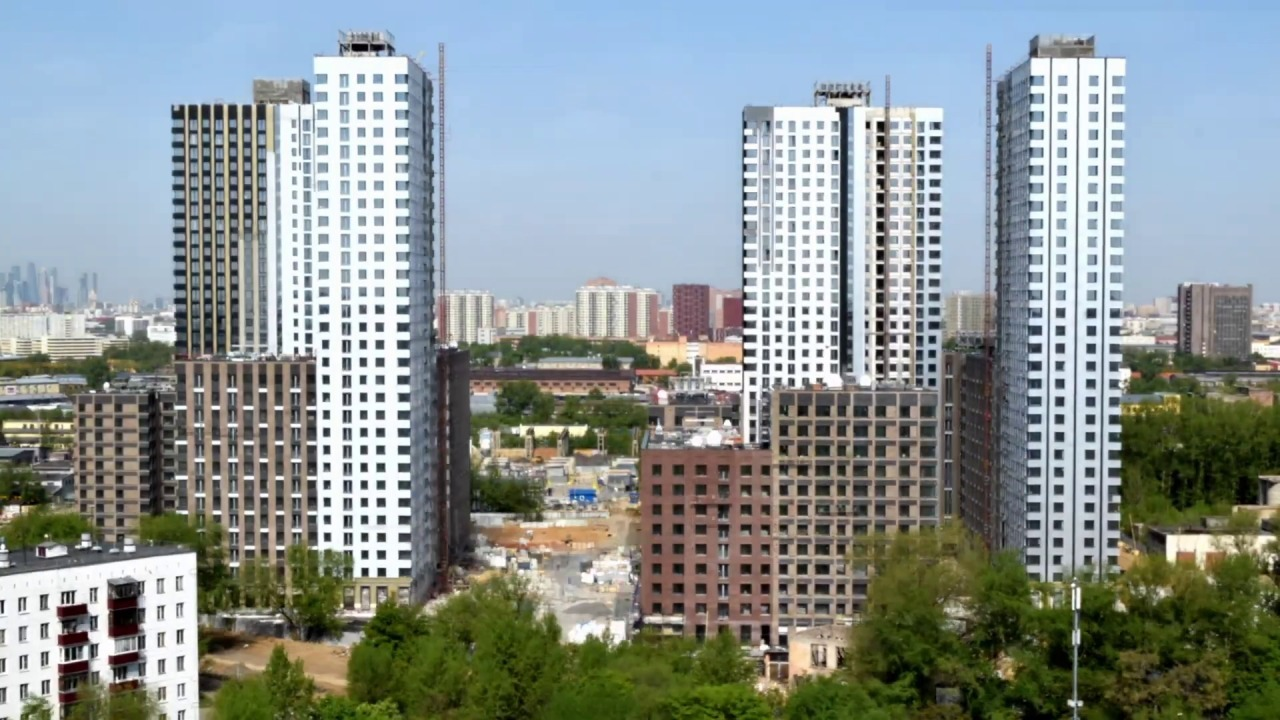
#> input picture predictions/20260925_212142/frames/example1.jpg, 1280 x 720 px; its folder holds only this picture in this run
$ python -i embeddings.py   (imports and definitions only)
#> lines starting #> are read from the running program, lines starting #| are printed output that depends on the picture
from __future__ import annotations

import logging
import threading
from concurrent.futures import ThreadPoolExecutor
from dataclasses import dataclass
from pathlib import Path
from typing import Callable, Sequence

import numpy as np

from ..config import EMBED_DIM, MAX_EMBED_IMAGES, REFERENCE_DIR
from .project import Project

log = logging.getLogger(__name__)
ProgressFn = Callable[[str, float], None]

DINO_MODEL = "dinov2_vits14_reg"
DINO_SIZE = (252, 448)
# Decoding thousands of JPEGs is latency bound, so images are read in parallel.
IO_WORKERS = 12
LOAD_TIMEOUT = 45.0
DINO_CPU_LIMIT = 1500
BRIDGE_ANCHORS = 6000


MIN_ANCHORS = 0.2


@dataclass
class Embeddings:
    names: list[str]
    z: np.ndarray  # (N, D) L2-normalised working space
    z2d: np.ndarray | None  # (N, 2) cached projection, may contain NaN rows
    backend: str
    known: np.ndarray | None = None  # rows taken verbatim from the DINOv2 cache

    def index_of(self) -> dict[str, int]:
        return {name: i for i, name in enumerate(self.names)}


def l2_normalize(a: np.ndarray) -> np.ndarray:
    return a / (np.linalg.norm(a, axis=1, keepdims=True) + 1e-8)


# [80 lines left out: functions build_workspace, _read_reference_npz, _load_reference_cache, not called in this run]


@dataclass
class Reference:
    """Whatever the shipped DINOv2 cache knows about this project's images."""

    z: np.ndarray  # (N, 128), rows outside `known` are zero
    z2d: np.ndarray | None  # (N, 2), rows outside `known` are NaN
    known: np.ndarray  # bool mask

    @property
    def coverage(self) -> float:
        return float(self.known.mean()) if len(self.known) else 0.0


# [40 lines left out: functions _from_reference, bridge, not called in this run]


# ------------------------------------------------------------------- DINOv2
_dino_available: bool | None = None


# [65 lines left out: functions _load_dino, _dino_features, not called in this run]


GRID = 12
DESCRIPTOR_DIM = GRID * GRID + 48 + 16


def _describe(path: Path) -> np.ndarray:
    """Cheap deterministic descriptor: tone map + colour histograms + edge profile."""
    from PIL import Image

    try:
        img = Image.open(path)
#> img is the input picture: PIL image 1280x720 RGB; mean R, G, B 137.5, 146.5, 144.9
        img.draft("RGB", (64, 64))  # JPEG decodes at 1/8 scale — same descriptor, less work
        arr = np.asarray(img.convert("RGB").resize((64, 64)), dtype=np.float32) / 255.0
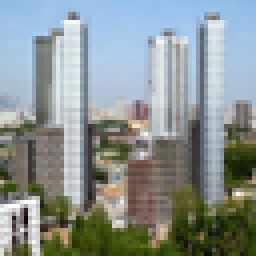
#> arr: shape (64, 64, 3) float32 (shown 4 times larger); mean R, G, B 0.539, 0.574, 0.568
    except (OSError, ValueError):
        return np.zeros(DESCRIPTOR_DIM, dtype=np.float32)

    gray = arr.mean(axis=2)
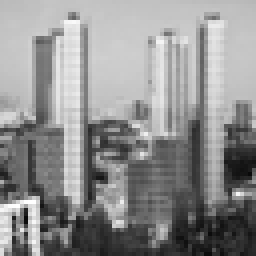
#> gray: shape (64, 64) float32 (shown 4 times larger); min 0.0379, max 1, mean 0.561
    blocks = gray[: (64 // GRID) * GRID, : (64 // GRID) * GRID]
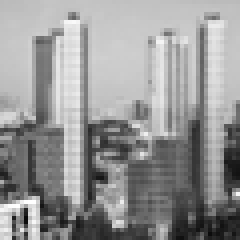
#> blocks: shape (60, 60) float32 (shown 4 times larger); min 0.0379, max 1, mean 0.586
    tone = blocks.reshape(GRID, blocks.shape[0] // GRID, GRID, blocks.shape[1] // GRID).mean(axis=(1, 3)).ravel()
#> tone = 144 values, max 0.868 at index 15, min 0.147 at index 143, mean 0.586

    hist = np.concatenate(
        [np.histogram(arr[..., c], bins=16, range=(0, 1), density=True)[0] for c in range(3)]
    )
#> hist = 48 values, max 4.23 at index 28, min 0.0156 at index 16, mean 1
    gx = np.abs(np.diff(gray, axis=1)).mean(axis=1)
#> gx = 64 values, max 0.127 at index 54, min 0.00203 at index 1, mean 0.0742
    gy = np.abs(np.diff(gray, axis=0)).mean(axis=0)
#> gy = 64 values, max 0.081 at index 0, min 0.0231 at index 49, mean 0.0495
    edges = np.concatenate([gx.reshape(8, -1).mean(axis=1), gy.reshape(8, -1).mean(axis=1)])
#> edges = [0.0163, 0.0625, 0.063, 0.0887, 0.0887, 0.0785, 0.105, 0.0913, 0.0656, 0.0522, 0.0446, 0.0615, 0.0491, 0.0371, 0.0391, 0.0467]

    return np.nan_to_num(np.concatenate([tone, hist, edges]).astype(np.float32))


# [31 lines left out: functions _fallback_features, _extract, not called in this run]


# --------------------------------------------------------------------- store
def cache_path(project: Project) -> Path:
    return project.cache_dir / "embeddings.npz"


# [81 lines left out: functions load_cached, compute, not called in this run]

>>> result = _describe('../../../predictions/20260925_212142/frames/example1.jpg')
#> result = 208 values, max 4.23 at index 172, min 0.0156 at index 160, mean 0.641

$ run again, on predictions/20260925_212142/frames/example2.jpg
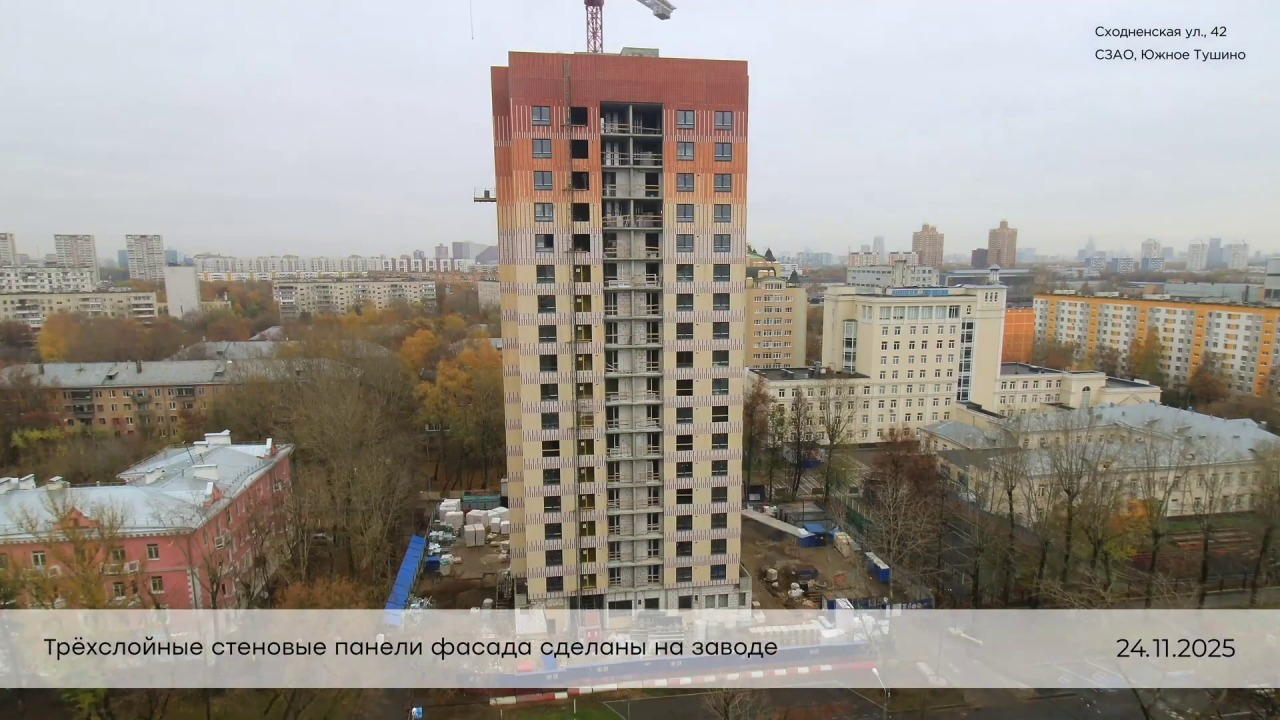
#> input picture predictions/20260925_212142/frames/example2.jpg, 1280 x 720 px
#> in _describe, img is the input picture: PIL image 1280x720 RGB; mean R, G, B 153.4, 147.5, 139.6
#> in _describe, `gray = arr.mean(axis=2)`:
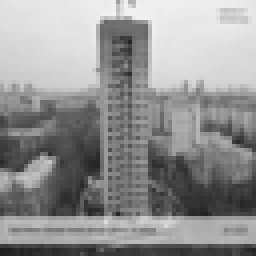
#> gray: shape (64, 64) float32 (shown 4 times larger); min 0.119, max 0.952, mean 0.576
#> in _describe, `blocks = gray[: (64 // GRID) * GRID, : (64 // GRID) * GRID]`:
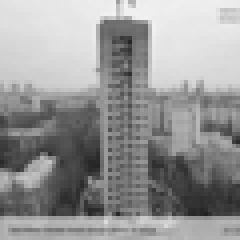
#> blocks: shape (60, 60) float32 (shown 4 times larger); min 0.127, max 0.952, mean 0.59
#> tone = 144 values, max 0.936 at index 7, min 0.226 at index 100, mean 0.59
#> hist = 48 values, max 2.96 at index 13, min 0 at index 0, mean 1
#> gx = 64 values, max 0.0677 at index 42, min 0.00963 at index 60, mean 0.0378
#> gy = 64 values, max 0.11 at index 29, min 0.0345 at index 16, mean 0.0544
#> edges = [0.0182, 0.0265, 0.0343, 0.0509, 0.0542, 0.0574, 0.0403, 0.0202, 0.0561, 0.0508, 0.0428, 0.0769, 0.0688, 0.0422, 0.0435, 0.0543]
#> result = 208 values, max 2.96 at index 157, min 0 at index 144, mean 0.643

$ run again, on predictions/20260925_212142/frames/example3.jpg
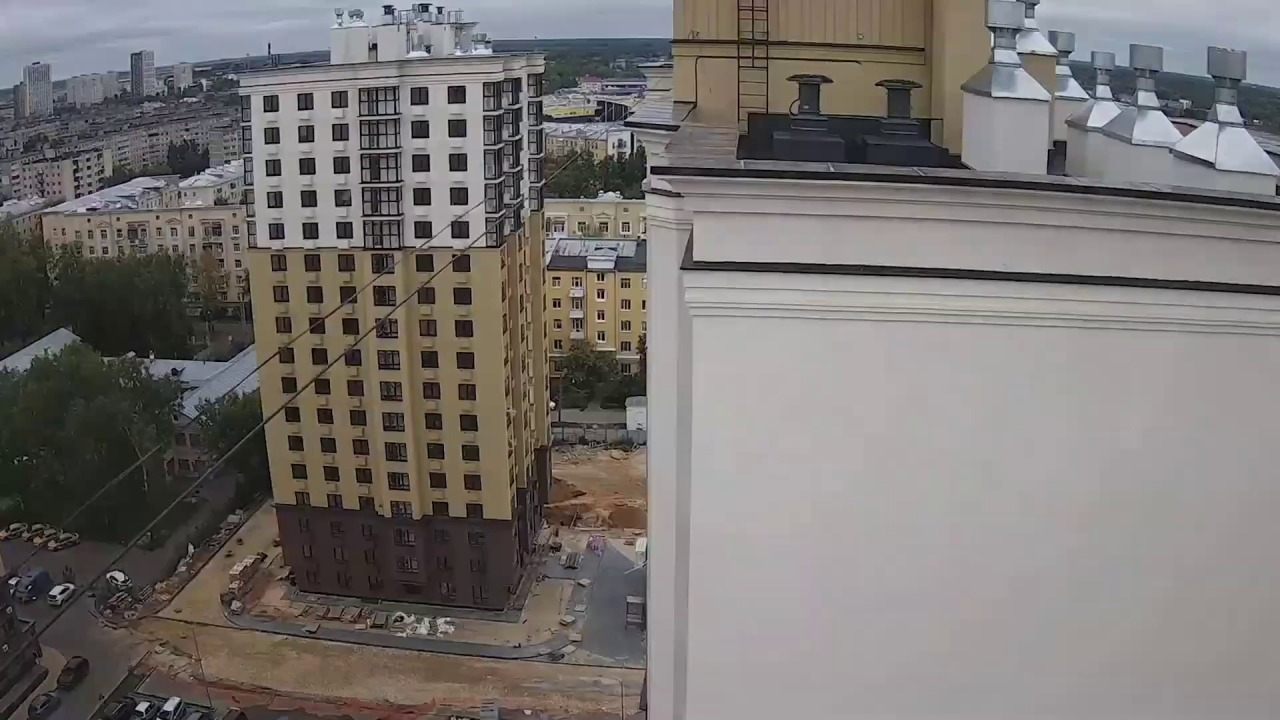
#> input picture predictions/20260925_212142/frames/example3.jpg, 1280 x 720 px
#> in _describe, img is the input picture: PIL image 1280x720 RGB; mean R, G, B 120.5, 116.1, 113.8
#> in _describe, `gray = arr.mean(axis=2)`:
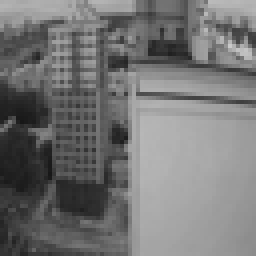
#> gray: shape (64, 64) float32 (shown 4 times larger); min 0.0928, max 0.791, mean 0.458
#> in _describe, `blocks = gray[: (64 // GRID) * GRID, : (64 // GRID) * GRID]`:
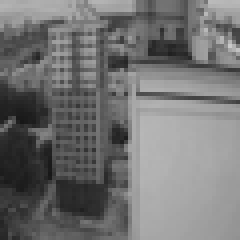
#> blocks: shape (60, 60) float32 (shown 4 times larger); min 0.0928, max 0.791, mean 0.451
#> tone = 144 values, max 0.708 at index 79, min 0.133 at index 96, mean 0.451
#> hist = 48 values, max 3.14 at index 10, min 0 at index 0, mean 1
#> gx = 64 values, max 0.0852 at index 9, min 0.0174 at index 57, mean 0.0364
#> gy = 64 values, max 0.0819 at index 23, min 0.0274 at index 33, mean 0.0445
#> edges = [0.0421, 0.0681, 0.0425, 0.0329, 0.0355, 0.0272, 0.0241, 0.0188, 0.0363, 0.0549, 0.0671, 0.0538, 0.0334, 0.0313, 0.0373, 0.0422]
#> result = 208 values, max 3.14 at index 154, min 0 at index 144, mean 0.546

$ run again, on predictions/20260925_212142/frames/example4.jpg
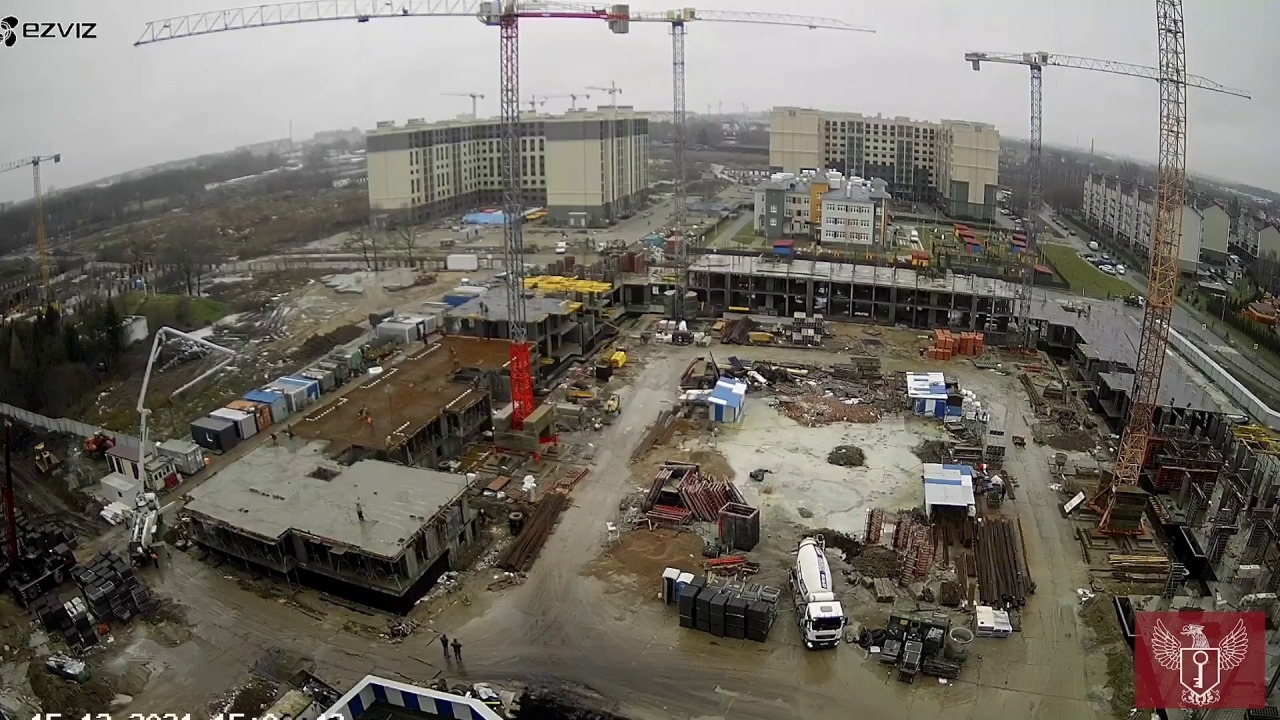
#> input picture predictions/20260925_212142/frames/example4.jpg, 1280 x 720 px
#> in _describe, img is the input picture: PIL image 1280x720 RGB; mean R, G, B 112.7, 108, 99.7
#> in _describe, `gray = arr.mean(axis=2)`:
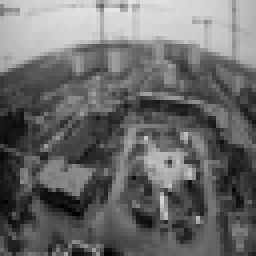
#> gray: shape (64, 64) float32 (shown 4 times larger); min 0, max 0.902, mean 0.419
#> in _describe, `blocks = gray[: (64 // GRID) * GRID, : (64 // GRID) * GRID]`:
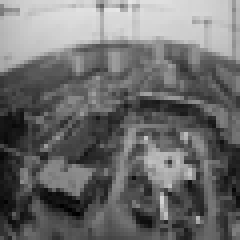
#> blocks: shape (60, 60) float32 (shown 4 times larger); min 0, max 0.902, mean 0.428
#> tone = 144 values, max 0.85 at index 7, min 0.0772 at index 72, mean 0.428
#> hist = 48 values, max 2.37 at index 5, min 0 at index 15, mean 1
#> gx = 64 values, max 0.0899 at index 47, min 0.0186 at index 8, mean 0.0553
#> gy = 64 values, max 0.0887 at index 41, min 0.037 at index 57, mean 0.0583
#> edges = [0.0284, 0.034, 0.0482, 0.0565, 0.068, 0.0788, 0.074, 0.0544, 0.0477, 0.0563, 0.065, 0.0598, 0.0664, 0.0744, 0.0523, 0.0447]
#> result = 208 values, max 2.37 at index 149, min 0 at index 159, mean 0.531
